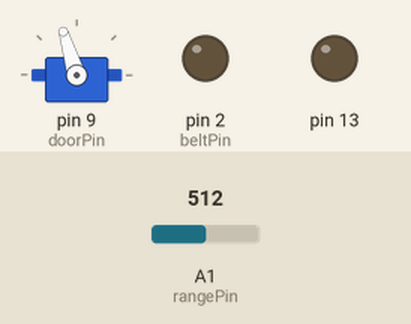
Simulated run of this sketch. Board: Arduino Uno, built with avr-gcc and run on an emulated ATmega328P. Shown: servo, output pins drawn as LEDs (lit = HIGH). The inputs (shaded band) are chosen by the test bench; at power-on: A1 (rangePin) = 512. What the sketch prints to the serial monitor is not drawn.

Above: at 1.2 s.
1.3 s: A1 (rangePin) set to 474
4.3 s: A1 (rangePin) set to 456
At 6.4 s:
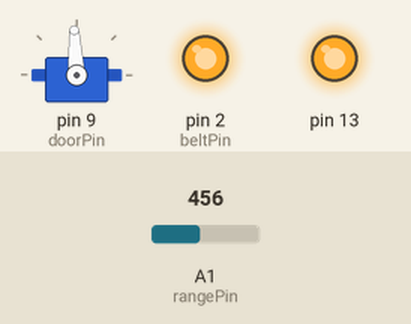
At 7.0 s:
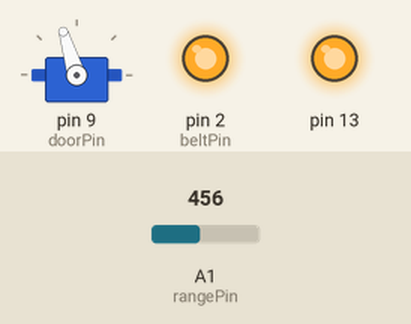
Timing chart, 0 to 37.2 s (numbered marks = the images above; inputs shaded):
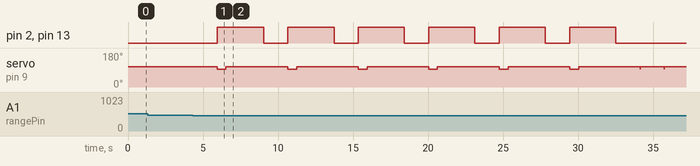

Measured:
- the behaviour switches between 464 and 463 on A1 (rangePin) (found by bisection; images 0 and 1)
- after the input at 4.3 s, pin 2 (beltPin), pin 13: alternates HIGH for 3.1 s and LOW for 1.6 s, starting after 1.7 s; servo on pin 9 (doorPin): goes 6 × (93° 0.58 s, 107° 4.1 s), 93° 0.02 s, 107° 1.6 s, 93° 0.02 s, then 107°, starting after 1.7 s

The sketch:

popcornMachine_01.ino
```cpp
#include <Servo.h>

#define rangePin A1
#define beltPin 2
#define doorPin 9
#define doorOpen 93
int doorClosed = 107;
#define rangeMax 50
#define rangeMin 11
#define trigger 100 // number of count to trigger execute

Servo doorServo;

float range;
float distance;
float avg = 0;
float lerp = 0.20; // 0 < lerp < 1 -- value of 1 results in no averaging.
int count = 0;
int timer;
boolean exe = false;

void setup() {
  Serial.begin(19200);
  doorServo.attach(doorPin);
  doorServo.write(doorClosed);
  pinMode(beltPin, OUTPUT);
  pinMode(13, OUTPUT);
  digitalWrite(13,LOW);
}

void loop() {
  range = analogRead(rangePin);
  range = range*5/1024; // get actual voltage reading
  //distance = 61.681*pow(range,-1.133); //A02 (long range: 20-150 cm)
  distance = 27.003*pow(range,-1.1001); //A21 (short range: 10-80 cm)
  if (distance > 80) distance = 80;
  if (distance < 10) distance = 10;
  avg = lerp*distance + (1.0-lerp)*avg;
  Serial.println(avg);
  Serial.println(count);

  if (avg < rangeMax && avg > rangeMin) count++;
  else if (!exe) count = 0;

  if (count >= trigger) exe = true;
  else doorServo.write(doorClosed);

  if (exe) execute();

  delay(15);
}

void execute() {
  if (count > trigger - 5 && count <= trigger + 5) {
    timer = millis();
    digitalWrite(13, HIGH);
    digitalWrite(beltPin, HIGH);
    doorServo.write(doorOpen);
  }
  if (millis() - timer >= 3000){
    //delay(3000);
    digitalWrite(beltPin,LOW);
    digitalWrite(13,LOW);
    count = 0;
    timer = millis();
    exe = false;
  }
  else if (millis() - timer >= 500){
    //delay(500);
    doorServo.write(doorClosed);
  }
  else if (millis()-timer == 350){
    //delay(350);
    doorServo.write(doorClosed-6);
  }
}
```
